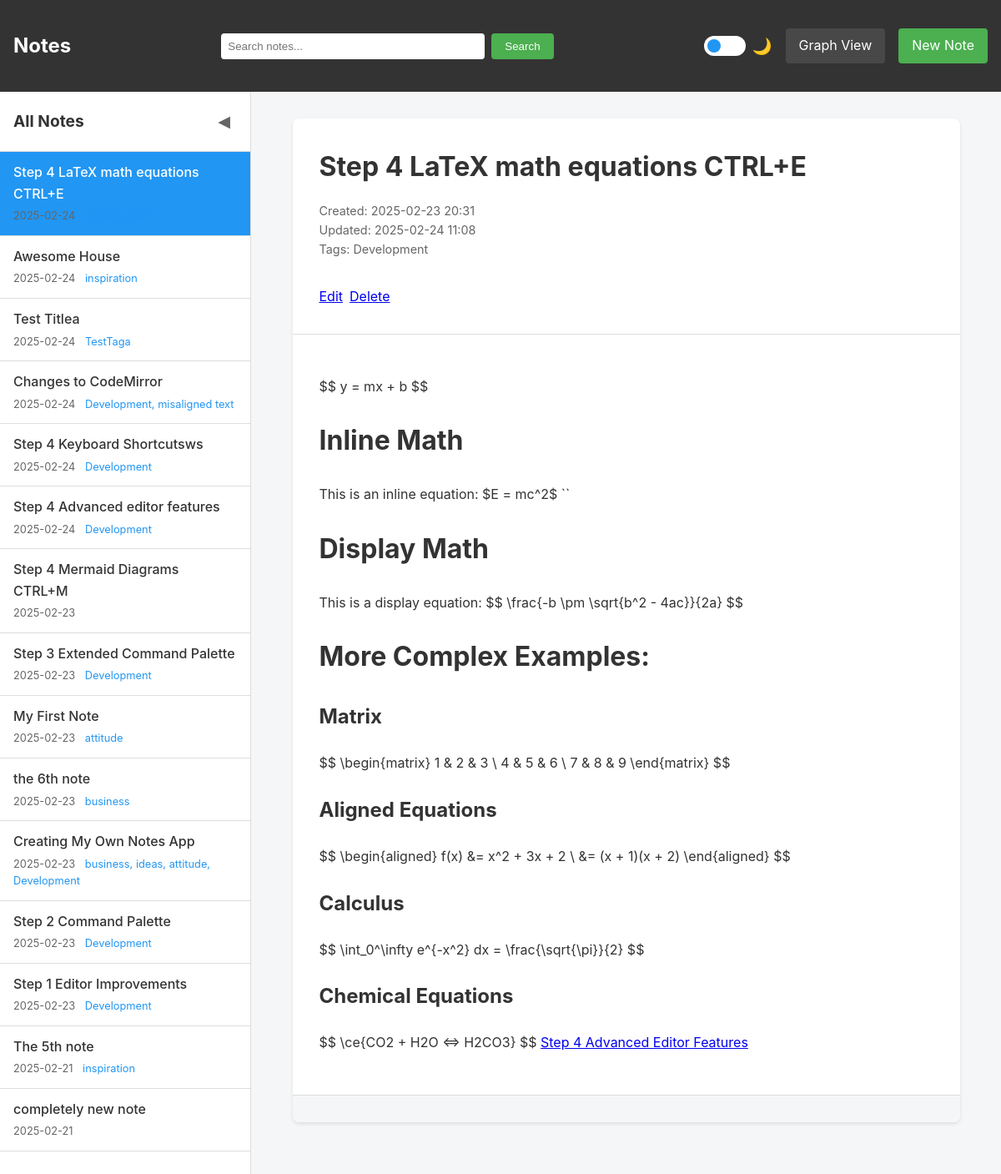
/note/12, run on the app's committed database.
### main.py (models this page shows)
class Note(db.Model):
    id = db.Column(db.Integer, primary_key=True)
    title = db.Column(db.String(200), nullable=False, unique=True)  # Make title unique
    content = db.Column(db.Text, nullable=False)
    created_at = db.Column(db.DateTime, default=datetime.utcnow)
    updated_at = db.Column(db.DateTime, default=datetime.utcnow, onupdate=datetime.utcnow)
    tags = db.Column(db.String(200))  # Store tags as comma-separated strings
    attachments = db.relationship('FileAttachment', backref='note', lazy=True, cascade="all, delete-orphan")
    def get_linked_notes(self):
        pattern = r'\[\[([\w\s-]+)\]\]'
        matches = re.findall(pattern, self.content)
        return Note.query.filter(Note.title.in_(matches)).all()
    def get_backlinks(self):
        pattern = f'\\[\\[{self.title}\\]\\]'
        linking_notes = Note.query.filter(Note.content.op('REGEXP')(pattern)).all()
        return linking_notes

### main.py (the view)
@app.route('/note/<int:id>')
def view_note(id):
    note = Note.query.get_or_404(id)
    md = markdown.Markdown(extensions=[WikiLinkExtension(), 'fenced_code', 'tables'])
    html_content = md.convert(note.content)
    linked_notes = note.get_linked_notes()
    backlinks = note.get_backlinks()
    return render_template('view_note.html',
                         note=note,
                         html_content=html_content,
                         linked_notes=linked_notes,
                         backlinks=backlinks,
                         all_notes=get_all_notes(),
                         current_note=note)

### main.py (called while the page is built)
def get_all_notes(limit=None):
    query = Note.query.order_by(Note.updated_at.desc())
    return query.limit(limit).all() if limit else query.all()

def escapejs(val):
    return json.dumps(str(val))[1:-1]

    def handleMatch(self, m, data):
        title = m.group(1)
        note = Note.query.filter_by(title=title).first()
        el = etree.Element('a')
        if note:
            el.set('href', url_for('view_note', id=note.id))
            el.set('class', 'wiki-link')
        else:
            el.set('href', url_for('new_note', title=title))
            el.set('class', 'wiki-link missing')
        el.text = title
        return el, m.start(0), m.end(0)

    def extendMarkdown(self, md):
        WIKILINK_RE = r'\[\[([\w\s-]+)\]\]'
        wiki_link_pattern = WikiLinkProcessor(WIKILINK_RE, md)
        md.inlinePatterns.register(wiki_link_pattern, 'wikilink', 175)

### templates/view_note.html (shortened to what this page needs)
{% extends "base.html" %}
{% block content %}
<div class="note-view">
    <header class="note-header">
        <h1>{{ note.title }}</h1>
        <div class="metadata">
            Created: {{ note.created_at.strftime('%Y-%m-%d %H:%M') }}<br>
            Updated: {{ note.updated_at.strftime('%Y-%m-%d %H:%M') }}<br>
            {% if note.tags %}
            Tags: {{ note.tags }}
            {% endif %}
        </div>
        <div class="actions">
            <a href="{{ url_for('edit_note', id=note.id) }}" class="button">Edit</a>
            <a href="{{ url_for('delete_note', id=note.id) }}" class="button delete" onclick="return confirm('Are you sure?')">Delete</a>
        </div>
    </header>
    <div class="note-content">
        {{ html_content|safe }}
    </div>
    <div class="note-metadata">
    </div>
</div>
{% endblock %}

### templates/base.html (shortened to what this page needs)
<!DOCTYPE html>
<html lang="en" data-theme="light">
<head>
    <link rel="stylesheet" href="{{ url_for('static', filename='style.css') }}">
</head>
<body>
    <nav>
        <h1><a href="{{ url_for('index') }}">Notes</a></h1>
        <form action="{{ url_for('search') }}" method="GET" class="search-form">
            <input type="text" name="q" placeholder="Search notes..." value="{{ request.args.get('q', '') }}">
            <button type="submit">Search</button>
        </form>
        <div class="nav-actions">
            <div class="theme-switch-wrapper">
                <label class="theme-switch">
                    <span class="slider round"></span>
                </label>
                <span class="theme-label">🌙</span>
            </div>
            <a href="{{ url_for('graph_view') }}" class="nav-btn">Graph View</a>
            <a href="{{ url_for('new_note') }}" class="new-note-btn">New Note</a>
        </div>
    </nav>
    <div class="app-container">
        <aside class="sidebar">
            <div class="sidebar-header">
                <h2>All Notes</h2>
                <button id="toggle-sidebar" class="toggle-sidebar" title="Toggle Sidebar">◀</button>
            </div>
            <div class="notes-list">
                {% for note in all_notes %}
                <a href="{{ url_for('view_note', id=note.id) }}"
                   class="note-link {% if current_note and current_note.id == note.id %}active{% endif %}">
                    <div class="note-link-title">{{ note.title }}</div>
                    <div class="note-link-meta">
                        {{ note.updated_at.strftime('%Y-%m-%d') }}
                        {% if note.tags %}
                        <span class="note-link-tags">{{ note.tags }}</span>
                        {% endif %}
                    </div>
                </a>
                {% endfor %}
            </div>
        </aside>
        <main class="main-content">
            {% block content %}
            {% endblock %}
        </main>
    </div>
</body>
</html>

### static/style.css (style rules this page uses)
:root[data-theme="light"] { --bg-primary: #f5f6f7; --bg-secondary: #ffffff; --text-primary: #333333; --text-secondary: #666666; --accent-primary: #2196F3; --accent-secondary: #1976D2; --border-color: #dddddd; --danger: #f44336; --danger-hover: #d32f2f; --success: #4CAF50; --nav-bg: #333333; --nav-text: #ffffff; --highlight-bg: #fff9c4; --card-shadow: rgba(0,0,0,0.1); }
.theme-switch-wrapper { display: flex; align-items: center; gap: 0.5rem; }
.theme-switch { position: relative; display: inline-block; width: 50px; height: 24px; }
.slider { position: absolute; cursor: pointer; top: 0; left: 0; right: 0; bottom: 0; background-color: var(--bg-secondary); transition: .4s; }
.slider:before { position: absolute; content: ""; height: 16px; width: 16px; left: 4px; bottom: 4px; background-color: var(--accent-primary); transition: .4s; }
.slider.round { border-radius: 24px; }
.slider.round:before { border-radius: 50%; }
.theme-label { font-size: 1.2rem; cursor: pointer; }
body { font-family: -apple-system, BlinkMacSystemFont, 'Segoe UI', Roboto, Oxygen, Ubuntu, Cantarell, sans-serif; line-height: 1.6; margin: 0; padding: 0; background: var(--bg-primary); color: var(--text-primary); }
nav { background: var(--nav-bg); color: var(--nav-text); padding: 1rem; display: flex; justify-content: space-between; align-items: center; }
nav h1 a { color: white; text-decoration: none; }
.new-note-btn { background: #4CAF50; color: white; padding: 0.5rem 1rem; border-radius: 4px; text-decoration: none; }
main { max-width: none; margin: 0; padding: 0; }
.metadata { color: var(--text-secondary); font-size: 0.9rem; }
.note-view { max-width: 800px; margin: 0 auto; background: var(--bg-secondary); border-radius: 8px; box-shadow: 0 2px 4px var(--card-shadow); }
.note-header { padding: 2rem 2rem 1rem; border-bottom: 1px solid var(--border-color); }
.note-header h1 { margin: 0 0 1rem; color: var(--text-primary); }
.note-content { padding: 2rem; background: var(--bg-secondary); border-bottom: 1px solid var(--border-color); line-height: 1.8; }
.note-metadata { padding: 1rem 2rem; background: var(--bg-primary); border-radius: 0 0 8px 8px; }
.metadata { color: var(--text-secondary); font-size: 0.9rem; margin-bottom: 1rem; }
.actions { padding: 1rem 0; display: flex; gap: 0.5rem; }
.search-form { display: flex; gap: 0.5rem; margin: 0 1rem; }
.search-form input[type="text"] { padding: 0.5rem; border: none; border-radius: 4px; min-width: 300px; }
.search-form button { background: #4CAF50; color: white; border: none; padding: 0.5rem 1rem; border-radius: 4px; cursor: pointer; }
.nav-actions { display: flex; gap: 1rem; align-items: center; }
.nav-btn { color: white; text-decoration: none; padding: 0.5rem 1rem; border-radius: 4px; background: rgba(255,255,255,0.1); }
.app-container { display: flex; height: calc(100vh - 64px); position: relative; transition: all 0.3s ease; }
.sidebar { width: 300px; background: var(--bg-secondary); border-right: 1px solid var(--border-color); display: flex; flex-direction: column; transition: all 0.3s ease; flex-shrink: 0; }
.sidebar-header { padding: 1rem; border-bottom: 1px solid var(--border-color); display: flex; justify-content: space-between; align-items: center; }
.sidebar-header h2 { margin: 0; font-size: 1.2rem; color: var(--text-primary); }
.toggle-sidebar { background: none; border: none; color: var(--text-secondary); cursor: pointer; padding: 0.5rem; font-size: 1.2rem; transition: all 0.3s ease; border-radius: 4px; }
.notes-list { overflow-y: auto; flex-grow: 1; }
.note-link { display: block; padding: 0.75rem 1rem; text-decoration: none; color: var(--text-primary); border-bottom: 1px solid var(--border-color); transition: background-color 0.2s ease; }
.note-link.active { background-color: var(--accent-primary); color: white; }
.note-link-title { font-weight: 500; margin-bottom: 0.25rem; }
.note-link-meta { font-size: 0.8rem; color: var(--text-secondary); }
.note-link-tags { margin-left: 0.5rem; color: var(--accent-primary); }
.main-content { flex-grow: 1; overflow-y: auto; padding: 2rem; background: var(--bg-primary); }
* { transition: background-color 0.3s ease, color 0.3s ease; }
button { padding: 0.5rem 1rem; border-radius: 4px; cursor: pointer; transition: all 0.2s ease; }

### data on the page
Note: title "Step 4 LaTeX math equations CTRL+E", updated_at "2025-02-24", created_at "2025-02-23 20:31", updated_at "2025-02-24 11:08", tags "Development"
Note: title "Awesome House", updated_at "2025-02-24", tags "inspiration"
Note: title "Test Titlea", updated_at "2025-02-24", tags "TestTaga"
Note: title "Changes to CodeMirror", updated_at "2025-02-24", tags "Development, misaligned text"
Note: title "Step 4 Keyboard Shortcutsws", updated_at "2025-02-24", tags "Development"
Note: title "Step 4 Advanced editor features", updated_at "2025-02-24", tags "Development", title "$$ y = mx + b $$ Inline Math This is an inline equation: $E = mc^2$ `` Display Math This is a display equation: $$ \\frac{-b \\pm \\sqrt{b^2 - 4ac}}{2a} $$ More Complex Examples: Matrix $$ \\begin{matrix} 1 & 2 & 3 \\ 4 & 5 & 6 \\ 7 & 8 & 9 \\end{matrix} $$ Aligned Equations $$ \\begin{aligned} f(x) &= x^2 + 3x + 2 \\ &= (x + 1)(x + 2) \\end{aligned} $$ Calculus $$ \\int_0^\\infty e^{-x^2} dx = \\frac{\\sqrt{\\pi}}{2} $$ Chemical Equations $$ \\ce{CO2 + H2O <=> H2CO3} $$ Step 4 Advanced Editor Features"
Note: title "Step 4 Mermaid Diagrams CTRL+M", updated_at "2025-02-23"
Note: title "Step 3 Extended Command Palette", updated_at "2025-02-23", tags "Development"
Note: title "My First Note", updated_at "2025-02-23", tags "attitude"
Note: title "the 6th note", updated_at "2025-02-23", tags "business"
Note: title "Creating My Own Notes App", updated_at "2025-02-23", tags "business, ideas, attitude, Development"
Note: title "Step 2 Command Palette", updated_at "2025-02-23", tags "Development"
Note: title "Step 1 Editor Improvements", updated_at "2025-02-23", tags "Development"
Note: title "The 5th note", updated_at "2025-02-21", tags "inspiration"
Note: title "completely new note", updated_at "2025-02-21"
